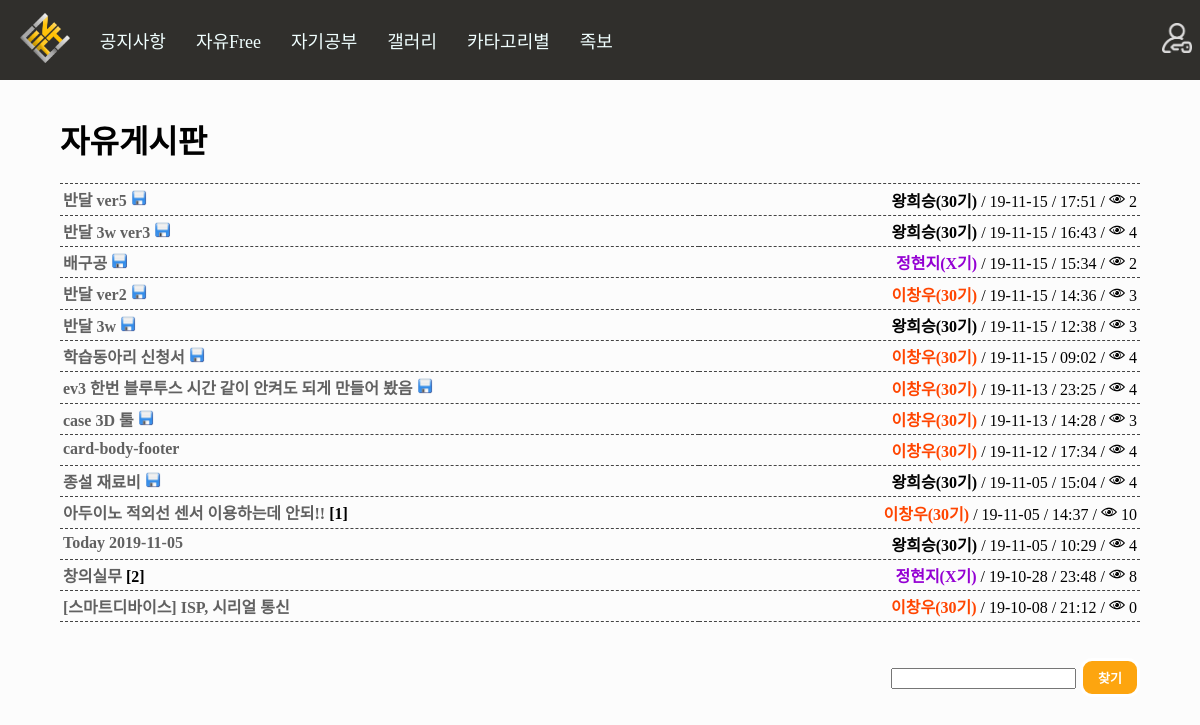
Page /board/free/?page=2 on the committed database.
### board/models.py (models this page shows, shortened)
class Board(models.Model):
    Title = models.CharField(max_length=50) #제목
    Body = models.TextField() #내용
    Created_at = models.DateTimeField(auto_now_add=True) #생성 일자 및 시간
    Updated_at = models.DateTimeField(auto_now=True) #수정 일자 및 시간
    Author = models.CharField(max_length=13) #글쓴이 아이디
    Category = models.CharField(max_length=13) #분류
    HowMuch = models.IntegerField() #조회수
    files=models.FileField(upload_to='files/', default='')
    images=models.FileField(upload_to='Sumnail/', default='')
    def get_generation(self): #이름을 나오게 하는데 예외처리 까지 적용 만약 탈퇴한 사람이면!! Id 가 나온다
        try:
            a = Profile.objects.get(user__username=self.Author)
            if a.UserType == "99":
                return "<span style='font-weight:bolder;color:orangered;'>"+a.Name+"("+a.Generation+"기)</span>"
            elif a.UserType == "98": #관리자 및 운영진
                return "<span style='font-weight:bolder;color:blue;'>"+a.Name+"("+a.Generation+"기)</span>"
            elif a.UserType == "3": #손님
                return "<span style='font-weight:bolder;color:darkviolet;'>"+a.Name+"("+a.Generation+"기)</span>"
            else: #일반 사용자
                return "<span style='font-weight:bolder;color:black;'>"+a.Name+"("+a.Generation+"기)</span>"
        except: #익명을 위해서 id나오게 삭제되니깐 이름은 알 수 없으므로...
            return "<span style='font-weight:bolder;color:grey;'>"+self.Author+"</span>"
    def new(self): #최신
        if self.Created_at > timezone.now() - datetime.timedelta(days=1):
            return "<img height='16px' src='/static/n.png'/>"
        else:  #하루 지나면 안 최신
            return ""
    def change(self): #최신
        if self.Updated_at > timezone.now() - datetime.timedelta(days=1):
            return "<img height='16px' src='/static/c.png'/>"
        else:  #하루 지나면 안 최신
            return ""
    def file_icon(self): #최신
        if len(self.files.name) > 5: #5글자 이상일경우로 했음!! 그러면 당연히 5글자 이상 아닌게 없을 것임!
            return "<img height='16px' src='/static/file.png'/>"
        else:  #하루 지나면 안 최신
            return ""
    def howmanycomment(self):
        a = Comment.objects.filter(Article=self.id).count()
        b = str('[') + str(a) + str(']')
        if a:
            return b
        else:
            return ""
    def howmanyhit(self):
        a = Hittimecount.objects.get(Article=self.id)
        if a:
            return str("<img height='16px' src='/static/eye.png'/> ") + str(a.HowMuch)

class Hittimecount(models.Model):
    Article = models.ForeignKey(Board, on_delete=models.CASCADE)
    HowMuch = models.IntegerField() #조회수

### account/models.py (models this page shows, shortened)
class Profile(models.Model):
    user = models.OneToOneField(User, on_delete=models.CASCADE) #1대1 조인
    Name = models.TextField(max_length=10) #이름
    UserNumber = models.IntegerField() #학번
    Phone = models.CharField(max_length=13) #전화번호
    UserType = models.CharField(max_length=13) #권한
    Generation = models.CharField(max_length=13) #기수

### board/views.py (the view)
# urls.py: path('free/', views.free, name='free'),
def free(request):
    request.session['login_after'] = '/board/free/'
    free_b = Board.objects.filter(Category="1").order_by('-Created_at')
    if request.method == "POST":
        find_select = request.POST.get('find_select')
        free_b = Board.objects.filter(Category="1", Title__contains=find_select).order_by('-Created_at')
        pass
    paginator = Paginator(free_b,16) #페이지네이션 만들기
    page = request.GET.get('page') #페이지네이션 만들기
    posts = paginator.get_page(page) #페이지네이션 만들기
    request.session['location'] = 'free' #내 위치 알기 위해서 삭제한후 다시 돌아기기 위해서
    return render(request, "free.html", {'posts':posts, 'free_b':free_b})

### board/templates/free.html (shortened to what this page needs)
{%extends 'base.html'%}
{%load staticfiles%}
{%block contents%}
<div style="margin:3% 5%; height:55%;">
    <h1>
        자유게시판
    </h1>
<table style="width: 100%;border-top: 1px dashed #444444;border-collapse: collapse;">
{%for a in posts%}
<tr>
    <td style="border-bottom: 1px dashed #444444;padding:3px;"><a href="../detail/{{a.id}}">{{a.Title}}</a> <b>{{a.howmanycomment}}</b>
    {{a.file_icon|safe}}
    {%if a.new == "" %}
    </td>
    {%else%}
    <span style="vertical-align:middle">{{a.new|safe}}</span></td>
    {%endif%}
    <td style="border-bottom: 1px dashed #444444;padding:3px;"><div style="float:right;">
        {{a.get_generation|safe}} / {{a.Created_at|date:"y-m-d"}} / {{a.Created_at|time:"H:i"}} /
        {%if a.howmanyhit %}
        {{a.howmanyhit|safe}}
        {%else%}
        <img style="width:16px;height:16px;" src="{%static 'eye.png'%}"/> 0
        {%endif%}
    </div><br></td>
</tr>
{%endfor%}
</table>
<br>
        {% load el_pagination_tags %}
<br>
<form method="POST" action="{%url 'free'%}">
        <div style="float:right">
        <input type="text" name="find_select">
        <input name="get_find" class="button write_button" type="submit" value="찾기"/>
        </div>
    </form>
<br><br><br>
</div>
{%endblock%}

### rows in the picture
Board: Title "반달 ver5", file_icon (picture), get_generation "왕희승(30기)", Created_at "19-11-15", Created_at "17:51", howmanyhit "2"
Board: Title "반달 3w ver3", file_icon (picture), get_generation "왕희승(30기)", Created_at "19-11-15", Created_at "16:43", howmanyhit "4"
Board: Title "배구공", file_icon (picture), get_generation "정현지(X기)", Created_at "19-11-15", Created_at "15:34", howmanyhit "2"
Board: Title "반달 ver2", file_icon (picture), get_generation "이창우(30기)", Created_at "19-11-15", Created_at "14:36", howmanyhit "3"
Board: Title "반달 3w", file_icon (picture), get_generation "왕희승(30기)", Created_at "19-11-15", Created_at "12:38", howmanyhit "3"
Board: Title "학습동아리 신청서", file_icon (picture), get_generation "이창우(30기)", Created_at "19-11-15", Created_at "09:02", howmanyhit "4"
Board: Title "ev3 한번 블루투스 시간 같이 안켜도 되게 만들어 봤음", file_icon (picture), get_generation "이창우(30기)", Created_at "19-11-13", Created_at "23:25", howmanyhit "4"
Board: Title "case 3D 툴", file_icon (picture), get_generation "이창우(30기)", Created_at "19-11-13", Created_at "14:28", howmanyhit "3"
Board: Title "card-body-footer", get_generation "이창우(30기)", Created_at "19-11-12", Created_at "17:34", howmanyhit "4"
Board: Title "종설 재료비", file_icon (picture), get_generation "왕희승(30기)", Created_at "19-11-05", Created_at "15:04", howmanyhit "4"
Board: Title "아두이노 적외선 센서 이용하는데 안되!!", howmanycomment "[1]", get_generation "이창우(30기)", Created_at "19-11-05", Created_at "14:37", howmanyhit "10"
Board: Title "Today 2019-11-05", get_generation "왕희승(30기)", Created_at "19-11-05", Created_at "10:29", howmanyhit "4"
Board: Title "창의실무", howmanycomment "[2]", get_generation "정현지(X기)", Created_at "19-10-28", Created_at "23:48", howmanyhit "8"
Board: Title "[스마트디바이스] ISP, 시리얼 통신", get_generation "이창우(30기)", Created_at "19-10-08", Created_at "21:12"
